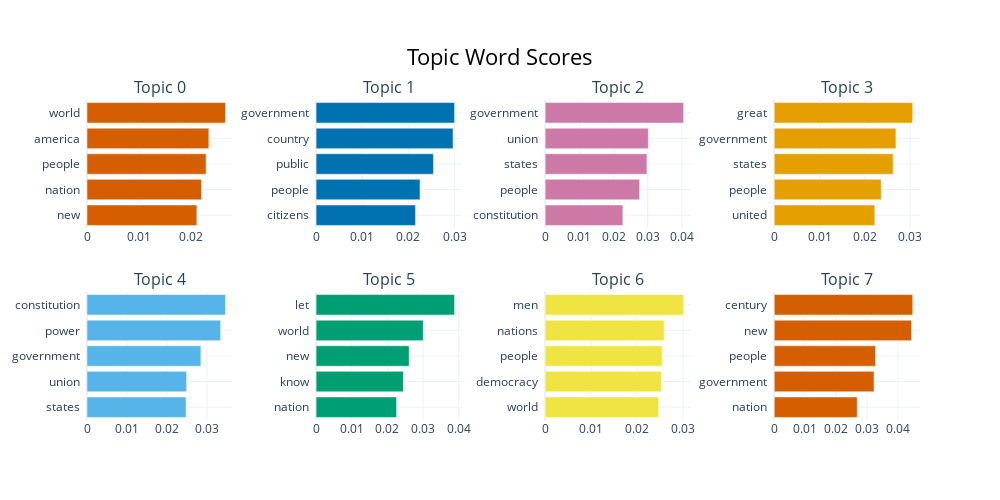

Notebook code for this chart:
### Code cell
topic_model.visualize_barchart()

### Figure 1 — Plotly figure (JSON) as saved in the notebook; plotly's stock layout.template omitted (floating-point values rounded to 4 significant figures)
{"data": [{"marker": {"color": "#D55E00"}, "orientation": "h", "type": "bar", "x": [0.02117, 0.02207, 0.02294, 0.02348, 0.02668], "xaxis": "x", "y": ["new  ", "nation  ", "people  ", "america  ", "world  "], "yaxis": "y"}, {"marker": {"color": "#0072B2"}, "orientation": "h", "type": "bar", "x": [0.02153, 0.02251, 0.02543, 0.02967, 0.03], "xaxis": "x2", "y": ["citizens  ", "people  ", "public  ", "country  ", "government  "], "yaxis": "y2"}, {"marker": {"color": "#CC79A7"}, "orientation": "h", "type": "bar", "x": [0.02274, 0.02764, 0.02978, 0.03017, 0.04051], "xaxis": "x3", "y": ["constitution  ", "people  ", "states  ", "union  ", "government  "], "yaxis": "y3"}, {"marker": {"color": "#E69F00"}, "orientation": "h", "type": "bar", "x": [0.02219, 0.0236, 0.02623, 0.02684, 0.03054], "xaxis": "x4", "y": ["united  ", "people  ", "states  ", "government  ", "great  "], "yaxis": "y4"}, {"marker": {"color": "#56B4E9"}, "orientation": "h", "type": "bar", "x": [0.02478, 0.02492, 0.02849, 0.03343, 0.03465], "xaxis": "x5", "y": ["states  ", "union  ", "government  ", "power  ", "constitution  "], "yaxis": "y5"}, {"marker": {"color": "#009E73"}, "orientation": "h", "type": "bar", "x": [0.02256, 0.02446, 0.02608, 0.03003, 0.0388], "xaxis": "x6", "y": ["nation  ", "know  ", "new  ", "world  ", "let  "], "yaxis": "y6"}, {"marker": {"color": "#F0E442"}, "orientation": "h", "type": "bar", "x": [0.02469, 0.02527, 0.02545, 0.02589, 0.03012], "xaxis": "x7", "y": ["world  ", "democracy  ", "people  ", "nations  ", "men  "], "yaxis": "y7"}, {"marker": {"color": "#D55E00"}, "orientation": "h", "type": "bar", "x": [0.0268, 0.03223, 0.0327, 0.04436, 0.04473], "xaxis": "x8", "y": ["nation  ", "government  ", "people  ", "new  ", "century  "], "yaxis": "y8"}], "layout": {"annotations": [{"font": {"size": 16}, "showarrow": false, "text": "Topic 0", "x": 0.0875, "xanchor": "center", "xref": "paper", "y": 1, "yanchor": "bottom", "yref": "paper"}, {"font": {"size": 16}, "showarrow": false, "text": "Topic 1", "x": 0.3625, "xanchor": "center", "xref": "paper", "y": 1, "yanchor": "bottom", "yref": "paper"}, {"font": {"size": 16}, "showarrow": false, "text": "Topic 2", "x": 0.6375, "xanchor": "center", "xref": "paper", "y": 1, "yanchor": "bottom", "yref": "paper"}, {"font": {"size": 16}, "showarrow": false, "text": "Topic 3", "x": 0.9125, "xanchor": "center", "xref": "paper", "y": 1, "yanchor": "bottom", "yref": "paper"}, {"font": {"size": 16}, "showarrow": false, "text": "Topic 4", "x": 0.0875, "xanchor": "center", "xref": "paper", "y": 0.4, "yanchor": "bottom", "yref": "paper"}, {"font": {"size": 16}, "showarrow": false, "text": "Topic 5", "x": 0.3625, "xanchor": "center", "xref": "paper", "y": 0.4, "yanchor": "bottom", "yref": "paper"}, {"font": {"size": 16}, "showarrow": false, "text": "Topic 6", "x": 0.6375, "xanchor": "center", "xref": "paper", "y": 0.4, "yanchor": "bottom", "yref": "paper"}, {"font": {"size": 16}, "showarrow": false, "text": "Topic 7", "x": 0.9125, "xanchor": "center", "xref": "paper", "y": 0.4, "yanchor": "bottom", "yref": "paper"}], "height": 500, "hoverlabel": {"bgcolor": "white", "font": {"family": "Rockwell", "size": 16}}, "showlegend": false, "title": {"font": {"color": "Black", "size": 22}, "text": "Topic Word Scores", "x": 0.5, "xanchor": "center", "yanchor": "top"}, "width": 1000, "xaxis": {"anchor": "y", "domain": [0, 0.175], "showgrid": true}, "xaxis2": {"anchor": "y2", "domain": [0.275, 0.45], "showgrid": true}, "xaxis3": {"anchor": "y3", "domain": [0.55, 0.725], "showgrid": true}, "xaxis4": {"anchor": "y4", "domain": [0.825, 1], "showgrid": true}, "xaxis5": {"anchor": "y5", "domain": [0, 0.175], "showgrid": true}, "xaxis6": {"anchor": "y6", "domain": [0.275, 0.45], "showgrid": true}, "xaxis7": {"anchor": "y7", "domain": [0.55, 0.725], "showgrid": true}, "xaxis8": {"anchor": "y8", "domain": [0.825, 1], "showgrid": true}, "yaxis": {"anchor": "x", "domain": [0.6, 1], "showgrid": true}, "yaxis2": {"anchor": "x2", "domain": [0.6, 1], "showgrid": true}, "yaxis3": {"anchor": "x3", "domain": [0.6, 1], "showgrid": true}, "yaxis4": {"anchor": "x4", "domain": [0.6, 1], "showgrid": true}, "yaxis5": {"anchor": "x5", "domain": [0, 0.4], "showgrid": true}, "yaxis6": {"anchor": "x6", "domain": [0, 0.4], "showgrid": true}, "yaxis7": {"anchor": "x7", "domain": [0, 0.4], "showgrid": true}, "yaxis8": {"anchor": "x8", "domain": [0, 0.4], "showgrid": true}}}
